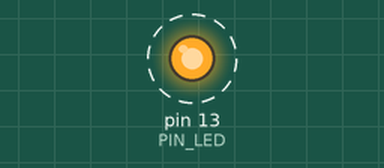
The sketch below on a simulated Arduino Uno, built with avr-gcc and run on an emulated ATmega328P. On the bench: output pins drawn as LEDs (lit = HIGH). Dashed ring = blinking.

Above: at 0.5 s.
Timing chart, 0 to 4.6 s (numbered marks = the images above):
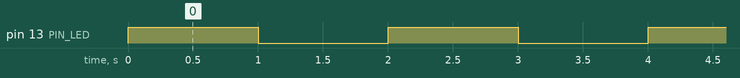

The sketch:

04_example_3.ino
```cpp
#define PIN_LED 13
unsigned int count, toggle;

void setup() {
  pinMode(PIN_LED, OUTPUT);
}

void loop() {
  digitalWrite(PIN_LED, HIGH); // update LED status.
  delay(1000); // wait for 1,000 milliseconds
  digitalWrite(PIN_LED, LOW);
  delay(1000);
}
```

Measured:
- by itself, pin 13 (PIN_LED): alternates HIGH for 1.0 s and LOW for 1.0 s
